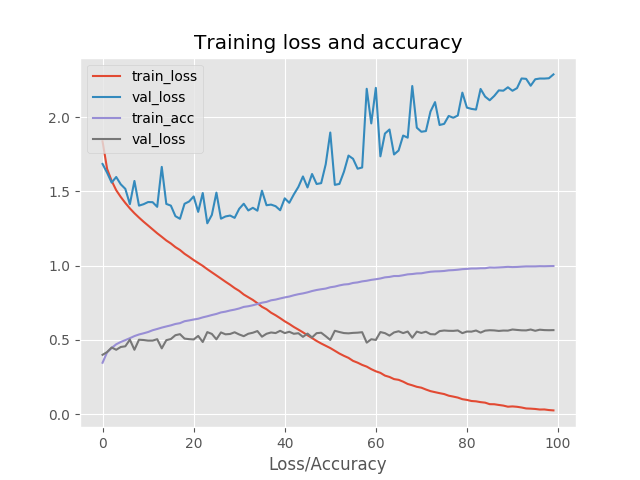

The Python source for this figure:
# import necessary packages
from sklearn.preprocessing import LabelBinarizer
from sklearn.metrics import classification_report
from keras.models import Sequential
from keras.layers.core import Dense
from keras.optimizers import SGD
from keras.datasets import cifar10
import matplotlib.pyplot as plt
import numpy as np
import argparse

# construct the argument parse and parse arguments
ap = argparse.ArgumentParser()
ap.add_argument("-o","--output", required=True,
    help = "path to the output loss/accuracy plot")
args= vars(ap.parse_args())

# load the training and test data, scale t and into the range [0,1]
# then reshape the design matrix
# cifar 10 is a 60000 images of size 32x32x3
print("[INFO] loading CIFAR-10 data...")
# trainX is (50000,32,32,3) testX is (10000,32,32,3)
((trainX, trainY), (testX, testY)) = cifar10.load_data()
trainX = trainX.astype("float") / 255.0
testX = testX.astype("float") / 255.0
trainX = trainX.reshape((trainX.shape[0],3072))
testX = testX.reshape((testX.shape[0],3072))
# trainX is now (50000,3072) and testX is (10000,3072)

# convert lables from integers to vections - one hot
lb = LabelBinarizer()
trainY = lb.fit_transform(trainY)
testY = lb.fit_transform(testY)

# initialise the label names for the CIFAR-10 dataset
labelNames = ["airplane","automobile","bird","cat","deer","dog","frog","horse","ship","truck"]

#define the network as 3072-1024-512-10 using keras
model = Sequential()
model.add(Dense(1024, input_shape=(3072,), activation="relu"))
model.add(Dense(512, activation="relu"))
model.add(Dense(10, activation="softmax"))

# train the model using SGD
print("[INFO] training network...")
sgd=SGD(0.01)
model.compile(loss="categorical_crossentropy", optimizer=sgd,
    metrics=["accuracy"])
H = model.fit(trainX, trainY, validation_data=(testX, testY),
    epochs=100, batch_size=32)

# evaluate the network
print("[INFO] evaluating network...")
predictions = model.predict(testX, batch_size=32)
print(classification_report(testY.argmax(axis=1),
    predictions.argmax(axis=1), target_names=labelNames))

# plot the training loss and accuracy
plt.style.use("ggplot")
plt.figure()
plt.plot(np.arange(0,100), H.history["loss"], label="train_loss")
plt.plot(np.arange(0,100), H.history["val_loss"], label="val_loss")
plt.plot(np.arange(0,100), H.history["acc"], label="train_acc")
plt.plot(np.arange(0,100), H.history["val_acc"], label="val_acc")
plt.title("Training loss and accuracy")
plt.xlabel("Loss/Accuracy")
plt.legend()
plt.savefig(args["output"])
